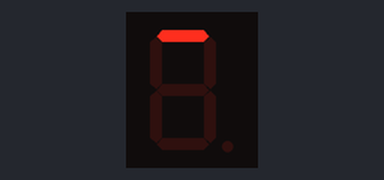
Recording of a sketch running on a simulated Arduino Uno, built with avr-gcc and run on an emulated ATmega328P. Parts: 1-digit seven-segment display. Wiring (inferred from the names in the program): 1-digit 7-segment display, segments lit when HIGH: segments pin 0, pin 1, pin 2, pin 3, pin 4, pin 5, pin 6, pin 7. The segment pins are drawn as the display they are named for.

Above: at 0.05 s.
At 0.55 s:
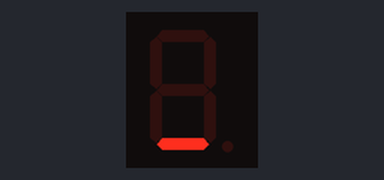
At 1.15 s:
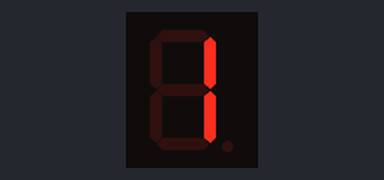
At 5.6 s:
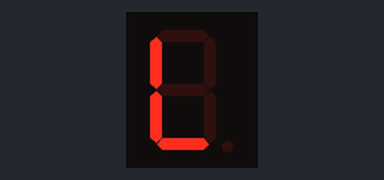
At 7.6 s:
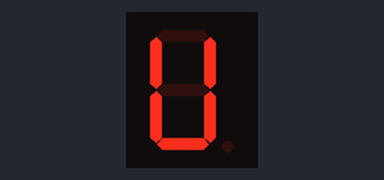
At 10.15 s:
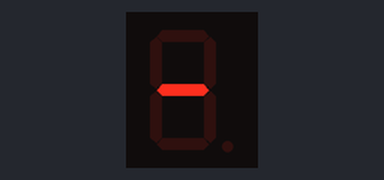

Measured:
- by itself, everything shown: repeats every 9.5 s, in 20 steps
- what the display in image 3 shows lasts 1.0 s, from 5.5 s to 6.5 s

The sketch:

th2.ino
```cpp
int a=0,b=1,c=2,d=3,e=4,f=5,g=6,dp=7;
// the setup function runs once when you press reset or power the board
void setup() {
  // initialize digital pin LED_BUILTIN as an output.
  pinMode(a, OUTPUT);
  pinMode(b, OUTPUT);
  pinMode(c, OUTPUT);
  pinMode(d, OUTPUT);
  pinMode(e, OUTPUT);
  pinMode(f, OUTPUT);
  pinMode(g, OUTPUT);
  pinMode(dp, OUTPUT);

}

// the loop function runs over and over again forever
void loop() {
  digitalWrite(a, HIGH);   // turn the LED on (HIGH is the voltage level)
  delay(100);
  digitalWrite(a, LOW);
  digitalWrite(c, HIGH);   // turn the LED on (HIGH is the voltage level)
  delay(100);
  digitalWrite(c, LOW);
  digitalWrite(f, HIGH);
  delay(100);
  digitalWrite(f, LOW);
  digitalWrite(e, HIGH);
  delay(100);
  digitalWrite(e, LOW);
  digitalWrite(b, HIGH);
  delay(100);
  digitalWrite(b, LOW);
  digitalWrite(d, HIGH);
  delay(100);
  digitalWrite(d, LOW);
  digitalWrite(g, HIGH);
  delay(100);
  digitalWrite(g, LOW);
  delay(300);
  // nhay tu 1-> 0
  //1
  digitalWrite(b,HIGH);
  digitalWrite(c,HIGH);
  delay(300);
  digitalWrite(b,LOW);
  digitalWrite(c,LOW);
  delay(300);

  //2
  digitalWrite(a,HIGH);
  digitalWrite(b,HIGH);
  digitalWrite(g,HIGH);
  digitalWrite(e,HIGH);
  digitalWrite(d,HIGH);
  delay(300);
  digitalWrite(a,LOW);
  digitalWrite(b,LOW);
  digitalWrite(g,LOW);
  digitalWrite(e,LOW);
  digitalWrite(d,LOW);
  delay(300);
  //3
  digitalWrite(a,HIGH);
  digitalWrite(b,HIGH);
  digitalWrite(g,HIGH);
  digitalWrite(c,HIGH);
  digitalWrite(d,HIGH);
  delay(300);
    digitalWrite(a,LOW);
  digitalWrite(b,LOW);
  digitalWrite(g,LOW);
  digitalWrite(c,LOW);
  digitalWrite(d,LOW);
  delay(1000);
  // ILU
  digitalWrite(b,HIGH);
  digitalWrite(c,HIGH);
  delay(1000);
  digitalWrite(b,LOW);
  digitalWrite(c,LOW);
  delay(1000);
  //L
  digitalWrite(f,HIGH);
  digitalWrite(e,HIGH);
  digitalWrite(d,HIGH);
  delay(1000);
  digitalWrite(f,LOW);
  digitalWrite(e,LOW);
  digitalWrite(d,LOW);
  delay(1000);
  //U
  digitalWrite(f,HIGH);
  digitalWrite(e,HIGH);
  digitalWrite(d,HIGH);
  digitalWrite(b,HIGH);
  digitalWrite(c,HIGH);
  delay(1000);
  digitalWrite(f,LOW);
  digitalWrite(e,LOW);
  digitalWrite(d,LOW);
  digitalWrite(b,LOW);
  digitalWrite(c,LOW);

  delay(1000);


}
```
